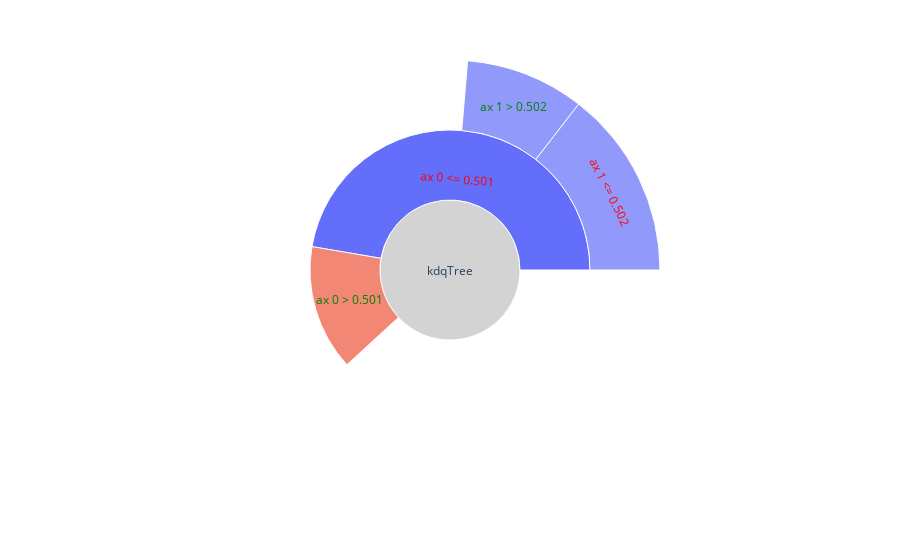

Notebook code for this chart:
### Code cell
#TODO: should count_dir be moved into the function?
df_plot.loc[df_plot.count_diff < 0, 'count_dir'] = 'red'
df_plot.loc[df_plot.count_diff == 0, 'count_dir'] = "lightgrey"
df_plot.loc[df_plot.count_diff > 0, 'count_dir'] = 'green'

fig = px.sunburst(data_frame=df_plot, names='name', ids='idx', parents='parent_idx', values='cell_count')
# fig.update_traces(marker_line_width=4, marker_line={'color':df_plot.count_dir})
fig.update_traces(insidetextfont={'color':df_plot.count_dir},
                    root_color='lightgrey',)
fig.show()

### Figure 1 — Plotly figure (JSON) as saved in the notebook; plotly's stock layout.template omitted (floating-point values rounded to 4 significant figures)
{"data": [{"domain": {"x": [0, 1], "y": [0, 1]}, "hovertemplate": "name=%{label}<br>cell_count=%{value}<br>parent_idx=%{parent}<br>idx=%{id}<extra></extra>", "ids": [2422899724544, 2422899728240, 2422867020384, 2422867019904, 2422899727952], "insidetextfont": {"color": ["lightgrey", "red", "red", "green", "green"]}, "labels": ["kdqTree", "ax 0 <= 0.501", "ax 1 <= 0.502", "ax 1 > 0.502", "ax 0 > 0.501"], "name": "", "parents": [null, 2422899724544, 2422899728240, 2422899728240, 2422899724544], "root": {"color": "lightgrey"}, "type": "sunburst", "values": [50, 31, 19, 12, 19]}], "layout": {"legend": {"tracegroupgap": 0}, "margin": {"t": 60}}}
